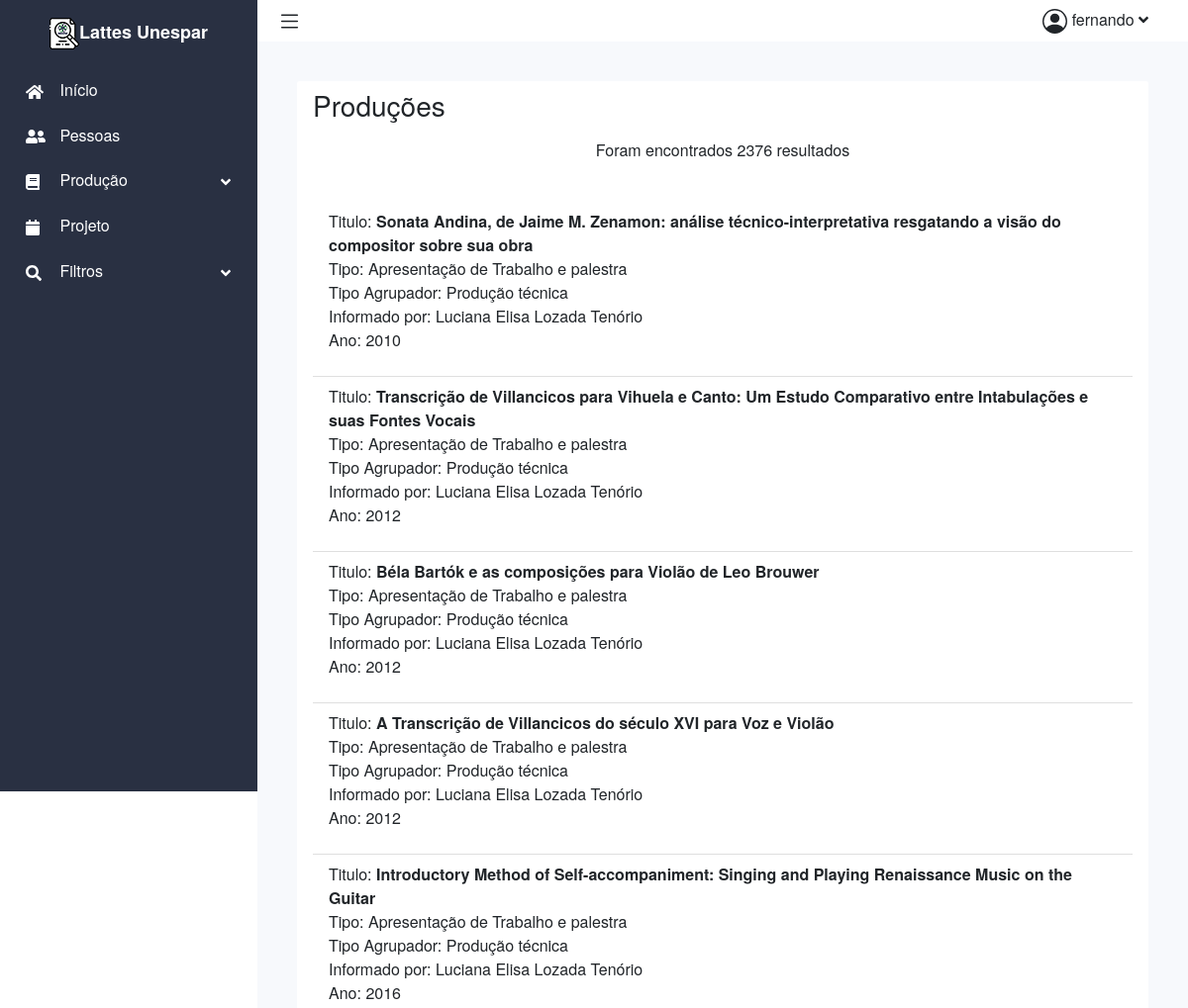
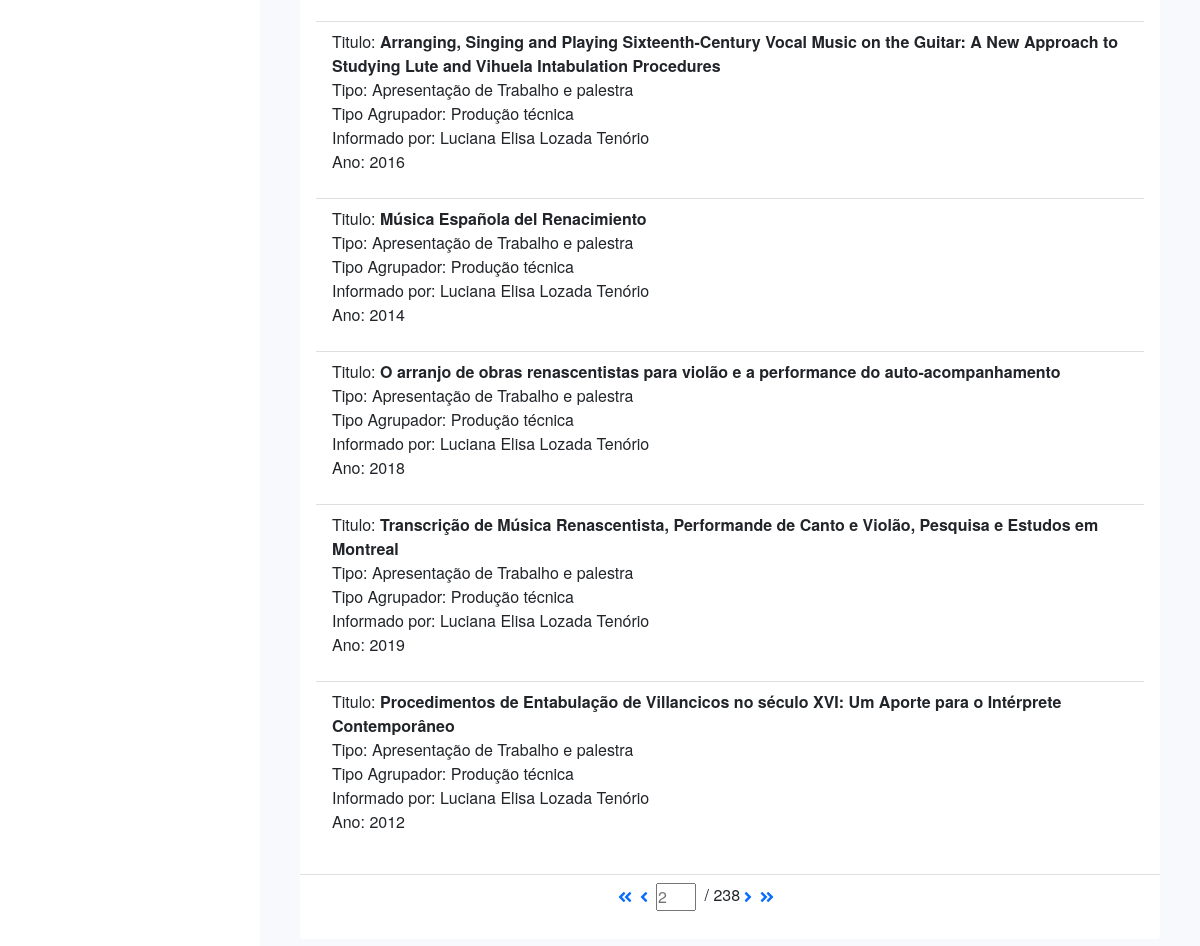
The page /lattes/producoes?page=2 (signed in) on the database its author committed (2 pictures, top to bottom).
### lattes/models.py (models this page shows)
class Producao(models.Model):
    ano = models.IntegerField()
    informadoPor = models.CharField(max_length=255)
    tipo = models.CharField(max_length=255)
    tipoAgrupador = models.CharField(max_length=255)
    titulo = models.CharField(max_length=255)

### lattes/views.py (the view)
# urls.py: path("producoes", views.producoes, name="producoes"),
@login_required
def producoes(request):
    context = {}
    producoes_filtradas = ProducaoFilter(
        request.GET,
        queryset=Producao.objects.all()
    )
    p = Paginator(producoes_filtradas.qs, 10)
    page_number = request.GET.get('page')
    Producao_page = p.get_page(page_number)
    context["Producao_page"] = Producao_page
    context["producoes_filtradas"] = producoes_filtradas
    context["length"] = len(producoes_filtradas.qs)
    return render(request, "lattes/producoes.html", context)

### lattes/templatetags/lattes_extras.py (called while the page is built)
@register.simple_tag
def my_url(value, field_name, urlencode=None):
    url = '?{}={}'.format(field_name, value)
    if urlencode:
        querystring = urlencode.split('&')
        f_querystring = filter(lambda p: p.split('=')[0]!=field_name, querystring)
        e_querystring = '&'.join(f_querystring)
        url='{}&{}'.format(url, e_querystring)
    return url

### lattes/templates/lattes/producoes.html
{% extends 'lattes/layout.html' %}
{% load lattes_extras %}
{% block main %}
<div class="container-fluid p-0">
    <div class="row">
        <div class="col-12">
            <div class="card">
                <div class="card-header">
                    <h1 class="h3 mb-3">Produções</h1>
                    <p style="text-align: center;">Foram encontrados {{length}} resultados</p>
                </div>
                <div class="card-body">
                    <ul class="list-group list-group-flush">
                        {% for producao in Producao_page %}
                        <li class="list-group-item">
                            <p>
                                Titulo: <b>{{ producao.titulo }}</b> <br>
                                Tipo: {{producao.tipo }} <br>
                                Tipo Agrupador: {{ producao.tipoAgrupador }} <br>
                                Informado por: {{ producao.informadoPor }} <br>
                                Ano: {{ producao.ano }}
                            </p>
                        </li>
                        {% endfor %}
                    </ul>
                </div>
                <div class="card-footer">
                    <div class="paginator">
                        {% if Producao_page.has_previous %}
                        <a href="{% my_url 1 'page' request.GET.urlencode %}"><i class="fas fa-angle-double-left"></i></a>
                        <a href="{% my_url Producao_page.previous_page_number 'page' request.GET.urlencode %}"><i
                                class="fas fa-angle-left"></i></a>
                        {% endif %}
                        <form method="GET">
                            <input type="number" name="page" placeholder="{{Producao_page.number}}"> /
                            {{Producao_page.paginator.num_pages}}
                        </form>
                        {% if Producao_page.has_next %}
                        <a href="{% my_url Producao_page.next_page_number 'page' request.GET.urlencode %}"><i
                                class="fas fa-angle-right"></i></a>
                        <a href="{% my_url Producao_page.paginator.num_pages 'page' request.GET.urlencode %}"><i
                                class="fas fa-angle-double-right"></i></a>
                        {% endif %}
                    </div>
                </div>
            </div>
        </div>
    </div>
</div>
{% endblock %}

### lattes/templates/lattes/layout.html (shortened to what this page needs)
{% load static %}
<!DOCTYPE html>
<html lang="pt-br">
<head>
    <link rel="stylesheet" href="{% static 'css/testEstilo.css' %}">
    <link href="https://cdn.jsdelivr.net/npm/bootstrap@5.0.0-beta3/dist/css/bootstrap.min.css" rel="stylesheet"
>
</head>
<body>
    <div class="content">
        <aside class="sidebar">
            <a href="#" class="sidebar-logo"><img src="{% static 'imagens/sidebar-logo-lattesunespar.png' %}" alt="logo lattes unespar">Lattes Unespar</a>
            <nav class="links">
                <ul>
                    <li>
                        <a href="{% url 'lattes:index' %}">
                            <i class="fas fa-home"></i>
                            Início
                        </a>
                    </li>
                    <li>
                        <a href="#">
                            <i class="fas fa-user-friends"></i>
                            Pessoas
                        </a>
                    </li>
                    <li>
                        <a href="#" class="drop-bnt">
                            <i class="fas fa-book"></i>
                            Produção
                            <i class="fas fa-angle-down"></i>
                        </a>
                    </li>
                    <li>
                        <a href="#">
                            <i class="fas fa-calendar"></i>
                            Projeto
                        </a>
                    </li>
                    <li>
                        <a href="#" class="drop-bnt">
                            <i class="fas fa-search"></i>
                            Filtros
                            <i class="fas fa-angle-down"></i>
                        </a>
                    </li>
                </ul>
            </nav>
        </aside>
        <div class="main">
            <nav class="navbar navbar-expand navbar-light navbar-bg">
                <div class="drop-btn-sidebar">
                </div>
                <div class="drop-bnt" id="user-icon">
                    {{request.user.username}}
                    <i class="fas fa-angle-down"></i>
                </div>
            </nav>
            <main>
                {% block main %}
                {% endblock %}
            </main>
        </div>
</body>
</html>

### lattes/static/css/testEstilo.css (style rules this page uses)
* { padding: 0; margin: 0; font-family: Poppins,Helvetica Neue,Arial,sans-serif; }
body { font-size: .825rem; font-weight: 400; line-height: 1.625; }
main { flex: 1; width: 100%; padding: 2.5rem 2.5rem 1.5rem; }
#user-icon { position: absolute; right: 40px; cursor: pointer; }
#user-icon .fa-angle-down { position: static; }
.main { display: flex; flex-direction: column; background-color: #f7f9fc; margin-left: 260px; width: 100%; min-height: 100vh; }
.navbar { width: 100%; position: relative; padding: .875rem 1.25rem; background-color: #fff; }
.main .card { border: 0 solid transparent; margin-bottom: 20px; }
.main .card-header { background-color: #fff; border-bottom: 0 solid transparent; }
.main .card-footer { border-bottom: 0 solid transparent; margin-bottom: 20px; background-color: #fff; }
.paginator { width: 28%; margin: 0 auto 0; display: flex; }
.paginator input,.paginator i { margin: 0 4px 0; width: 40px; vertical-align: middle; }
.content { display: flex; flex-direction: row; height: 100%; }
.links ul { list-style: none; padding: 0; }
.sidebar a ,.sidebar a:hover { text-decoration: none; color: white; }
.links i { display: inline-block; vertical-align: middle; margin-right: 10px; width: 20px; }
.links li { direction: inherit; box-sizing: border-box!important; position: relative; display: block; height: 100%; width: auto; max-width: 100%; max-height: 100%; }
.sidebar { position: fixed; background-color: #293042; color: white; width: 260px; height: 100vh; transition: display 4s; }
.sidebar-logo { font-weight: 700; font-size: 1.125rem; padding: 1.15rem 1.5rem; display: block; text-align: center; color: #fff; }
.sidebar-logo img { vertical-align: middle; }
.drop-bnt .fa-angle-down { position: absolute; right: 1.7rem; top: 1rem; }
.links a,#filtros .drop-bnt { display: block; padding: .625rem 1.625rem; }
.drop-btn-sidebar { cursor: pointer; }

### rows shown on the page
Producao: titulo "Sonata Andina, de Jaime M. Zenamon: análise técnico-interpretativa resgatando a visão do compositor sobre sua obra", tipo "Apresentação de Trabalho e palestra", tipoAgrupador "Produção técnica", informadoPor "Luciana Elisa Lozada Tenório", ano "2010"
Producao: titulo "Transcrição de Villancicos para Vihuela e Canto: Um Estudo Comparativo entre Intabulações e suas Fontes Vocais", tipo "Apresentação de Trabalho e palestra", tipoAgrupador "Produção técnica", informadoPor "Luciana Elisa Lozada Tenório", ano "2012"
Producao: titulo "Béla Bartók e as composições para Violão de Leo Brouwer", tipo "Apresentação de Trabalho e palestra", tipoAgrupador "Produção técnica", informadoPor "Luciana Elisa Lozada Tenório", ano "2012"
Producao: titulo "A Transcrição de Villancicos do século XVI para Voz e Violão", tipo "Apresentação de Trabalho e palestra", tipoAgrupador "Produção técnica", informadoPor "Luciana Elisa Lozada Tenório", ano "2012"
Producao: titulo "Introductory Method of Self-accompaniment: Singing and Playing Renaissance Music on the Guitar", tipo "Apresentação de Trabalho e palestra", tipoAgrupador "Produção técnica", informadoPor "Luciana Elisa Lozada Tenório", ano "2016"
Producao: titulo "Arranging, Singing and Playing Sixteenth-Century Vocal Music on the Guitar: A New Approach to Studying Lute and Vihuela Intabulation Procedures", tipo "Apresentação de Trabalho e palestra", tipoAgrupador "Produção técnica", informadoPor "Luciana Elisa Lozada Tenório", ano "2016"
Producao: titulo "Música Española del Renacimiento", tipo "Apresentação de Trabalho e palestra", tipoAgrupador "Produção técnica", informadoPor "Luciana Elisa Lozada Tenório", ano "2014"
Producao: titulo "O arranjo de obras renascentistas para violão e a performance do auto-acompanhamento", tipo "Apresentação de Trabalho e palestra", tipoAgrupador "Produção técnica", informadoPor "Luciana Elisa Lozada Tenório", ano "2018"
Producao: titulo "Transcrição de Música Renascentista, Performande de Canto e Violão, Pesquisa e Estudos em Montreal", tipo "Apresentação de Trabalho e palestra", tipoAgrupador "Produção técnica", informadoPor "Luciana Elisa Lozada Tenório", ano "2019"
Producao: titulo "Procedimentos de Entabulação de Villancicos no século XVI: Um Aporte para o Intérprete Contemporâneo", tipo "Apresentação de Trabalho e palestra", tipoAgrupador "Produção técnica", informadoPor "Luciana Elisa Lozada Tenório", ano "2012"

### other values the page prints
{{ request.user.username }} "fernando"
{{ length }} "2376"
{{ Producao_page.paginator.num_pages }} "238"
